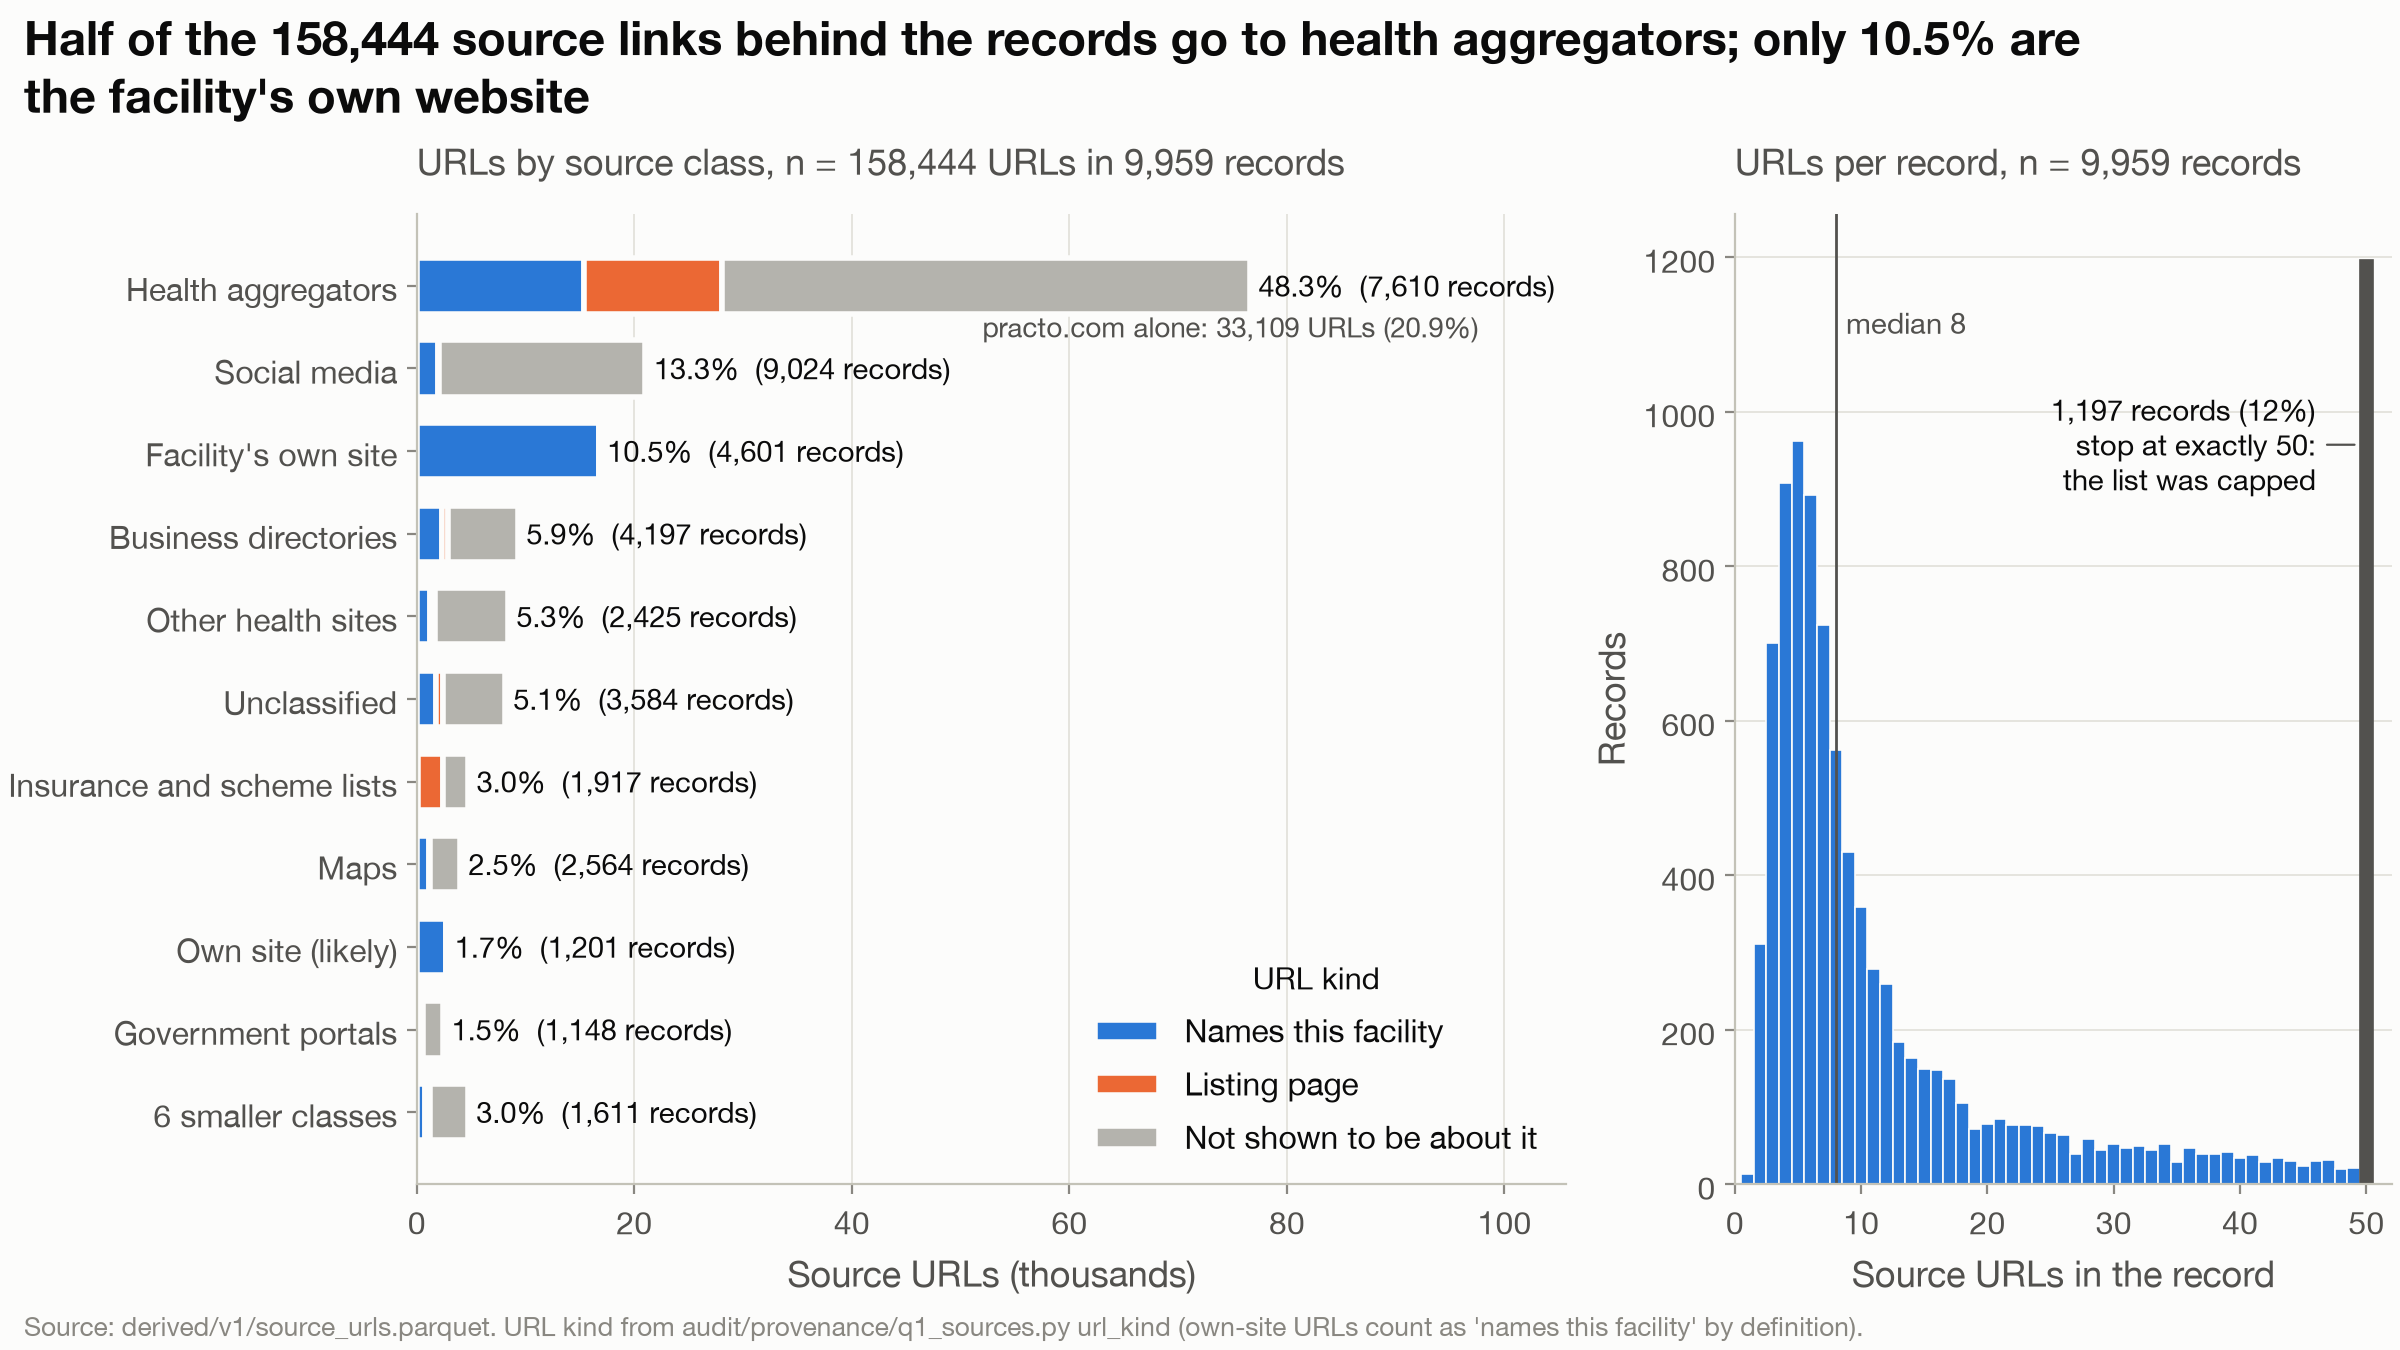

Python code for this plot:
# Story 1: what a record's sources are. URL share by source class and kind, and URLs per record.
from _common import *  # noqa: F401,F403  # NOTEBOOK-SKIP

u = load("source_urls", ["unique_id", "domain", "source_class", "url_kind"])
N_URLS, N_REC = len(u), u.unique_id.nunique()

by = (u.groupby(["source_class", "url_kind"]).size().unstack(fill_value=0)
      .reindex(columns=["about", "list", "unverified"], fill_value=0))
by["urls"] = by.sum(axis=1)
by["records"] = u.groupby("source_class").unique_id.nunique()
by = by.sort_values("urls", ascending=False)
SHOW = by.index[by.urls / N_URLS >= 0.015]  # classes under 1.5% of URLs fold into one row
tail = by.loc[~by.index.isin(SHOW)]
folded = tail[["about", "list", "unverified", "urls"]].sum()
folded["records"] = u[~u.source_class.isin(SHOW)].unique_id.nunique()
plot = pd.concat([by.loc[SHOW], folded.to_frame(f"{len(tail)} smaller classes").T])
plot["label"] = [PRETTY.get(c, c) for c in plot.index]
plot["pct_urls"] = 100 * plot.urls / N_URLS
plot["pct_records"] = 100 * plot.records / N_REC

per_rec = u.groupby("unique_id").size()
hist = per_rec.value_counts().reindex(range(1, 51), fill_value=0)
top = u.domain.value_counts()
practo, fb = top["practo.com"], u[u.domain == "facebook.com"].unique_id.nunique()
kind_pct = 100 * u.url_kind.value_counts() / N_URLS
at_cap = int(hist[50])

tidy = plot.reset_index(names="source_class")[
    ["source_class", "label", "about", "list", "unverified", "urls", "pct_urls", "records", "pct_records"]]
write_csv(tidy, "s1_composition_by_class")
write_csv(hist.rename_axis("urls_in_record").reset_index(name="records"), "s1_urls_per_record")

fig, (ax, bx) = S.new_figure(S.SLIDE_SIZE, 1, 2, gridspec_kw={"width_ratios": [1.75, 1]})
S.fig_title(fig, f"Half of the {N_URLS:,} source links behind the records go to health aggregators; "
                 f"only {plot.loc['official', 'pct_urls']:.1f}% are the facility's own website")
y = np.arange(len(plot))[::-1]
left = np.zeros(len(plot))
KIND = [("about", "Names this facility", S.CATEGORICAL[0]), ("list", "Listing page", S.CATEGORICAL[1]),
        ("unverified", "Not shown to be about it", S.OTHER)]
for col, lab, colr in KIND:
    ax.barh(y, plot[col] / 1000, left=left, color=colr, label=lab, height=0.68, **S.bar_style())
    left += plot[col].to_numpy() / 1000
for yi, (_, r) in zip(y, plot.iterrows()):
    ax.text(r.urls / 1000 + 0.8, yi, f"{r.pct_urls:.1f}%  ({r.records:,} records)", va="center",
            fontsize=10.5, color=S.INK)
ax.set_yticks(y, plot.label)
ax.set_xlabel("Source URLs (thousands)")
ax.set_xlim(0, plot.urls.max() / 1000 * 1.38)
ax.grid(axis="y", visible=False)
ax.legend(loc="lower right", title="URL kind", title_fontsize=11)
S.panel_title(ax, f"URLs by source class, n = {N_URLS:,} URLs in {N_REC:,} records")
ax.text(52, y[0] - 0.5, f"practo.com alone: {practo:,} URLs ({100 * practo / N_URLS:.1f}%)",
        fontsize=10, color=S.INK_2, va="center")

bars = bx.bar(hist.index, hist.values, width=1.0, color=S.CATEGORICAL[0], edgecolor=S.SURFACE, linewidth=0.6)
bars[-1].set_color(S.INK_2)  # not orange: orange means "listing page" in the left panel
med = int(per_rec.median())
bx.axvline(med, color=S.INK_2, lw=1)
bx.text(med + 0.8, hist.max() * 0.95, f"median {med}", fontsize=10.5, color=S.INK_2, va="top")
bx.annotate(f"{at_cap:,} records ({100 * at_cap / N_REC:.0f}%)\nstop at exactly 50:\nthe list was capped",
            (49.5, at_cap * 0.8), xytext=(46, at_cap * 0.8), fontsize=10.5, color=S.INK, ha="right", va="center",
            arrowprops=dict(arrowstyle="-", color=S.INK_2, lw=0.8))
bx.set_xlabel("Source URLs in the record")
bx.set_ylabel("Records")
bx.set_xlim(0, 52)
bx.grid(axis="x", visible=False)
S.panel_title(bx, f"URLs per record, n = {N_REC:,} records")
S.source_note(fig, src("source_urls") + ". URL kind from audit/provenance/q1_sources.py url_kind "
                   "(own-site URLs count as 'names this facility' by definition).")
S.save(fig, OUT / "s1_composition", alt_text=(
    f"Horizontal stacked bars of {N_URLS:,} source URLs by class. Health aggregators hold "
    f"{plot.loc['health_aggregator', 'pct_urls']:.1f}% of URLs, social media {plot.loc['social', 'pct_urls']:.1f}%, "
    f"the facility's own website {plot.loc['official', 'pct_urls']:.1f}%. Only {kind_pct['about']:.1f}% of all URLs "
    f"name the facility; {kind_pct['unverified']:.1f}% are not shown to be about it. practo.com alone supplies "
    f"{practo:,} URLs and facebook.com appears in {fb:,} of {N_REC:,} records. A histogram shows records carry a "
    f"median of {med} URLs and {at_cap:,} records stop at exactly 50, a cap in the source list."))
print(f"s1: {N_URLS} urls, {N_REC} records, agg {plot.loc['health_aggregator','pct_urls']:.2f}%, "
      f"social {plot.loc['social','pct_urls']:.2f}%, official {plot.loc['official','pct_urls']:.2f}%, "
      f"about {kind_pct['about']:.1f}%, median {med}, cap50 {at_cap}, practo {practo}, fb records {fb}")
